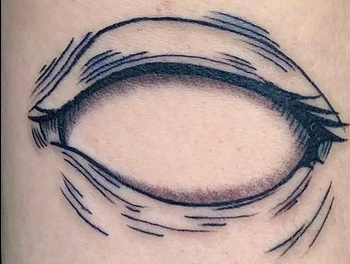
#> input picture simpleExapmles/lb3/tattoos/tattoo0.png, 350 x 264 px
$ python 7_chapter6_flan_homography.py
#> lines starting #> are read from the running program, lines starting #| are printed output that depends on the picture; after the words box and inside, x2 and y2 are one past the last pixel; in counts of white or black regions, pixels touching at a corner belong together
import numpy as np
import cv2
from matplotlib import pyplot as plt

img0 = cv2.imread('tattoos/tattoo0.png',cv2.IMREAD_GRAYSCALE)
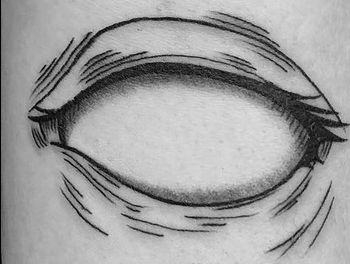
#> img0: shape (264, 350); min 0, max 223, mean 158
img1 = cv2.imread('tattoos/foto6.png',cv2.IMREAD_GRAYSCALE)
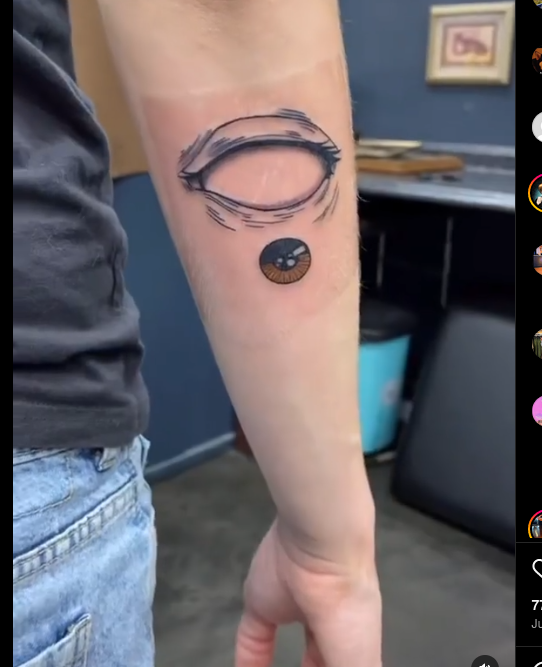
#> input picture simpleExapmles/lb3/tattoos/foto6.png, 542 x 667 px
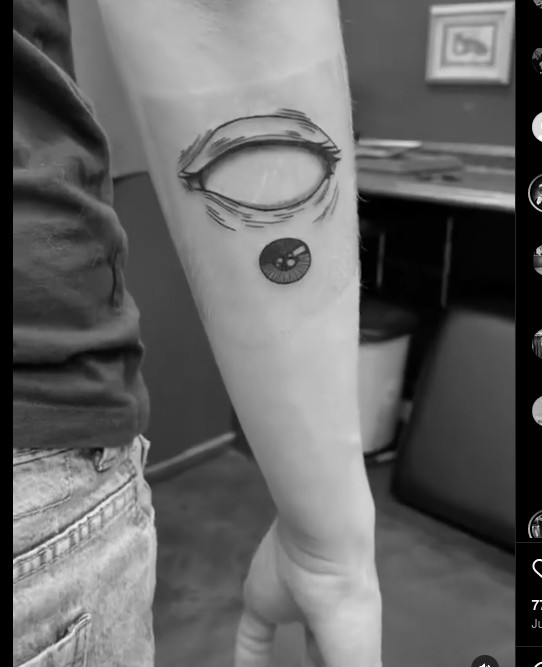
#> img1: shape (667, 542); min 0, max 255, mean 101.3
sift = cv2.SIFT_create()
kp0, des0 = sift.detectAndCompute(img0, None)
#> kp0 = 427 keypoints; strongest (x, y, size): (325, 198, 1.8), (310, 80, 1.9), (313, 84, 2.2), (100, 32, 3.6)
kp1, des1 = sift.detectAndCompute(img1, None)
#> kp1 = 670 keypoints; strongest (x, y, size): (537, 601, 2.1), (538, 202, 2.3), (506, 200, 12.7), (14, 561, 2.5)
FLANN_INDEX_KDTREE = 1
index_params = dict(algorithm=FLANN_INDEX_KDTREE, trees=5)
search_params = dict(checks=50)
flann = cv2.FlannBasedMatcher(index_params, search_params)
matches = flann.knnMatch(des0, des1, k=2)
#> matches = 427 matches
# Find all the good matches as per Lowe's ratio test.
good_matches = []
for m, n in matches:
    if m.distance < 0.7 * n.distance:
        good_matches.append(m)
#> after the loop, good_matches = 47 matches
MIN_NUM_GOOD_MATCHES = 10
if len(good_matches) >= MIN_NUM_GOOD_MATCHES:
    src_pts = np.float32([kp0[m.queryIdx].pt for m in good_matches]).reshape(-1, 1, 2)
#> src_pts = 47 rows, first 8: [33.21, 118.7], [53.16, 123.8], [53.64, 91.57], [61.54, 73.52], [62.4, 143.8], [66.35, 180.8], [78.3, 49.85], [79.18, 148.7]
    dst_pts = np.float32([kp1[m.trainIdx].pt for m in good_matches]).reshape(-1, 1, 2)
#> dst_pts = 47 rows, first 8: [180.9, 177], [195.5, 180.6], [230.5, 119.1], [219.7, 199.1], [202.5, 188.8], [72.91, 76.5], [219.7, 199.1], [230.5, 119.1]
    M, mask = cv2.findHomography(src_pts, dst_pts, cv2.RANSAC, 5.0)
#> M = [[0.769, 0.16, 150.9], [0.0138, 0.638, 116.3], [0.000625, 0.000406, 1]]; mask = 47 values, max 1 at index 0, min 0 at index 2, mean 0.596
    mask_matches = mask.ravel().tolist()
#> mask_matches has the same summary as mask
    h, w = img0.shape
#> h = 264; w = 350
    src_corners = np.float32([[0, 0], [0, h-1], [w-1, h-1], [w-1, 0]]).reshape(-1, 1, 2)
#> src_corners = [[0, 0], [0, 263], [349, 263], [349, 0]]
    dst_corners = cv2.perspectiveTransform(src_corners, M)
#> dst_corners = [[150.9, 116.3], [174.4, 256.8], [348.1, 218.1], [344.1, 99.44]]
    dst_corners = dst_corners.astype(np.int32)
#> dst_corners = [[150, 116], [174, 256], [348, 218], [344, 99]]
    num_corners = len(dst_corners)
#> num_corners = 4
    for i in range(num_corners):
        x0, y0 = dst_corners[i][0]
        if i == num_corners - 1:
            next_i = 0
        else:
            next_i = i + 1
        x1, y1 = dst_corners[next_i][0]
        cv2.line(img1, (x0, y0), (x1, y1), 255, 3, cv2.LINE_AA)
#> this loop made 4 passes
#> (x0, y0, x1, y1) on passes 1 to 4: (150, 116, 174, 256), (174, 256, 348, 218), (348, 218, 344, 99), (344, 99, 150, 116)
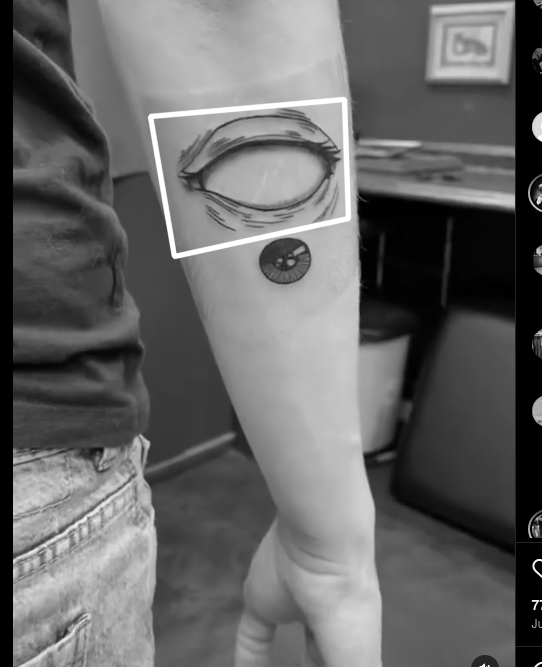
#> img1: shape (667, 542); 1.22% of pixels changed, all inside (x1, y1, x2, y2) = (147, 96, 352, 260)
    mask_matches = [[0, 0] for i in range(len(matches))]
#> mask_matches = 427 pairs, first value 0 to 0, second value 0 to 0
    for i, (m, n) in enumerate(matches):
        if m.distance < 0.7 * n.distance:
            mask_matches[i]=[1, 0]
#> after the loop, mask_matches = 427 pairs, first value 0 to 1, second value 0 to 0
    img_matches = cv2.drawMatchesKnn(
        img0, kp0, img1, kp1, matches, None,
        matchColor=(0, 255, 0), singlePointColor=(255, 0, 0),
        matchesMask=mask_matches, flags=0)
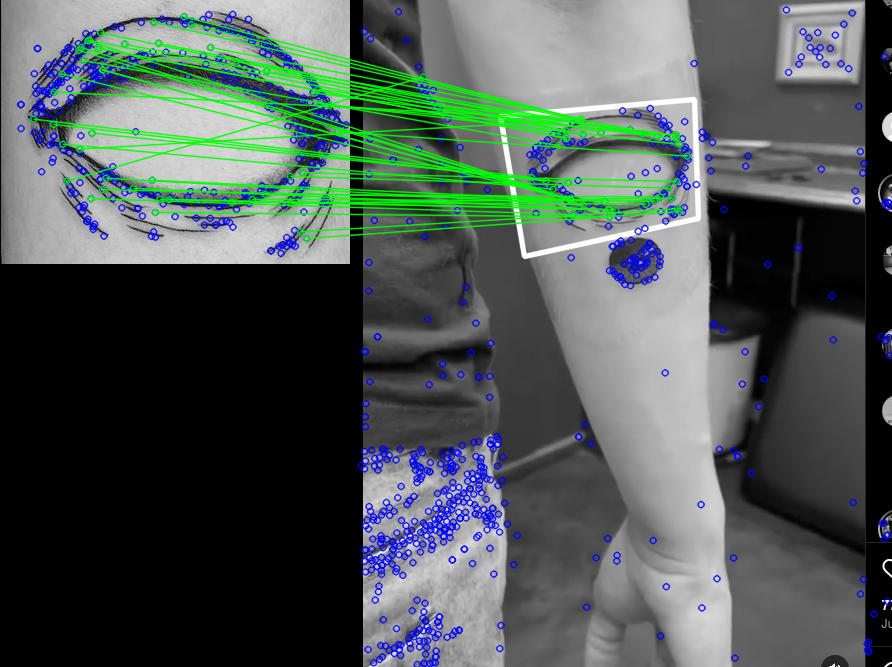
#> img_matches: shape (667, 892, 3); mean of channels 0, 1, 2 85.4, 88.6, 78; drawn as B, G, R
    plt.imshow(img_matches)
    plt.show()
